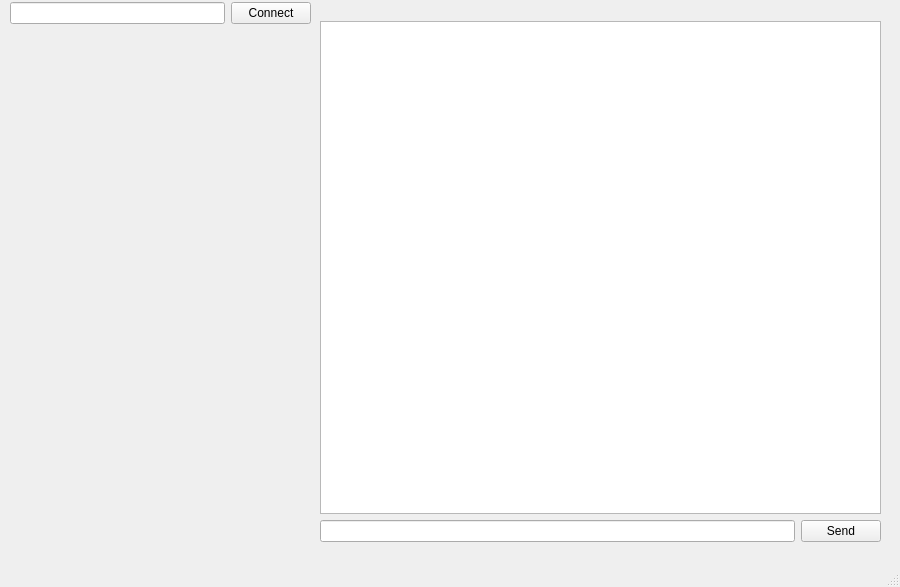
<?xml version="1.0" encoding="UTF-8"?>
<ui version="4.0">
 <class>MainWindow</class>
 <widget class="QMainWindow" name="MainWindow">
  <property name="geometry">
   <rect>
    <x>0</x>
    <y>0</y>
    <width>900</width>
    <height>587</height>
   </rect>
  </property>
  <property name="windowTitle">
   <string>MainWindow</string>
  </property>
  <widget class="QWidget" name="centralwidget">
   <widget class="QWidget" name="">
    <property name="geometry">
     <rect>
      <x>320</x>
      <y>21</y>
      <width>561</width>
      <height>521</height>
     </rect>
    </property>
    <layout class="QVBoxLayout" name="verticalLayout">
     <item>
      <widget class="QListView" name="listView_Chat"/>
     </item>
     <item>
      <layout class="QHBoxLayout" name="horizontalLayout">
       <item>
        <widget class="QLineEdit" name="lineEdit_Message"/>
       </item>
       <item>
        <widget class="QPushButton" name="pushButton_Send">
         <property name="text">
          <string>Send</string>
         </property>
        </widget>
       </item>
      </layout>
     </item>
    </layout>
   </widget>
   <widget class="QWidget" name="">
    <property name="geometry">
     <rect>
      <x>10</x>
      <y>0</y>
      <width>301</width>
      <height>26</height>
     </rect>
    </property>
    <layout class="QHBoxLayout" name="horizontalLayout_2">
     <item>
      <widget class="QLineEdit" name="lineEdit_Address"/>
     </item>
     <item>
      <widget class="QPushButton" name="pushButton_Connect">
       <property name="text">
        <string>Connect</string>
       </property>
      </widget>
     </item>
    </layout>
   </widget>
  </widget>
  <widget class="QMenuBar" name="menubar">
   <property name="geometry">
    <rect>
     <x>0</x>
     <y>0</y>
     <width>900</width>
     <height>21</height>
    </rect>
   </property>
  </widget>
  <widget class="QStatusBar" name="statusbar"/>
 </widget>
 <resources/>
 <connections/>
</ui>
